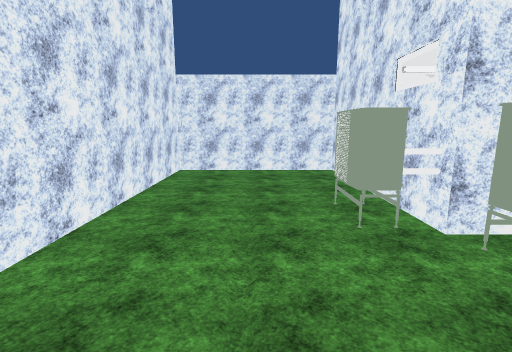
view 1 (above)

12 first-person views from a walk through a scene from a Unity 3-D project. The camera is 1.4 m above the floor, tilts 10° down and sees 85° across. Doors are open. The floor is counted in squares, 1 m on a side. Each view is taken from the middle of a square. On the plan, view 1 faces up. The plan holds only what a view shows up to about 14 squares ahead; the rest is blank. The place goes on beyond the plan. Some surface patterns are stand-ins.

view 2
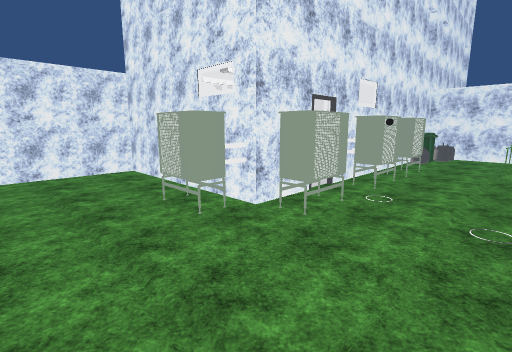

view 3
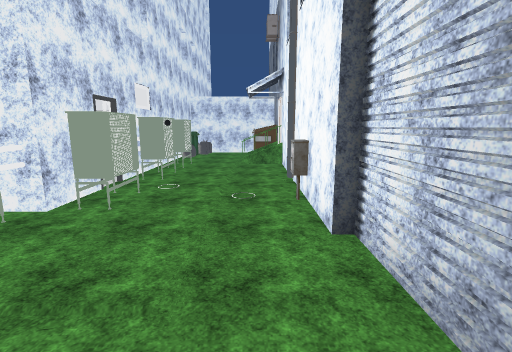

view 4
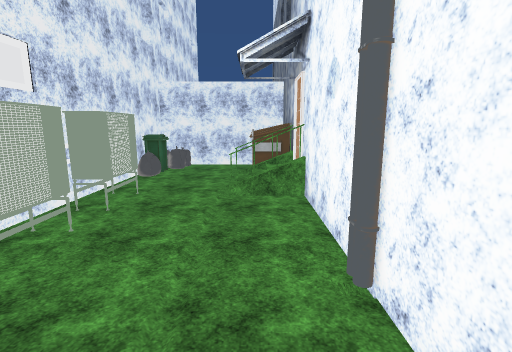

view 5
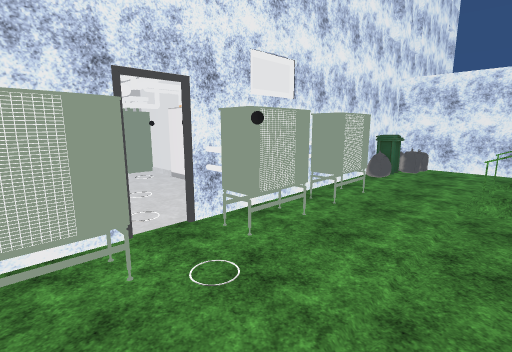

view 6
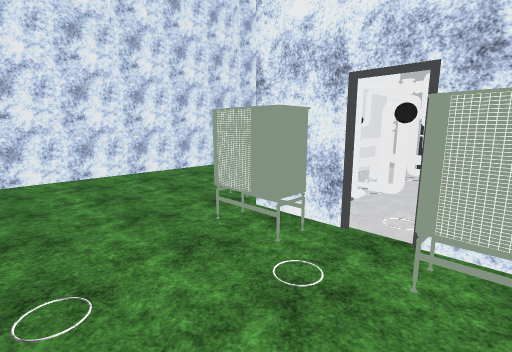

view 7
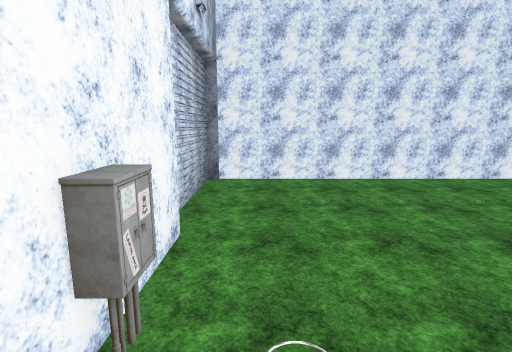

view 8
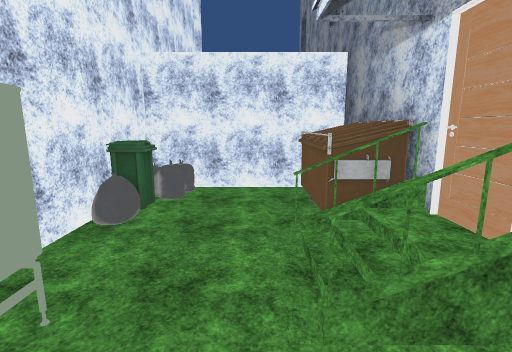

view 9
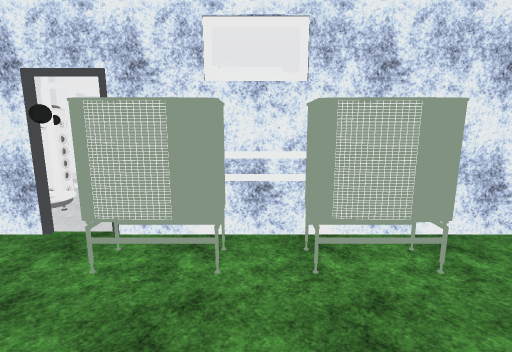

view 10
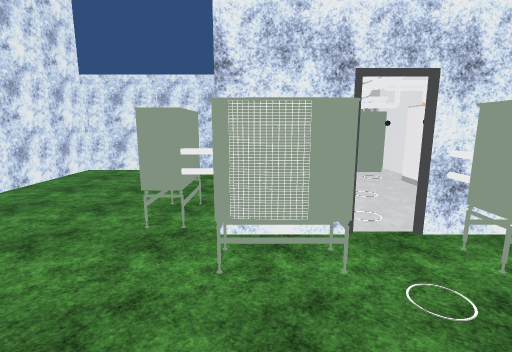

view 11
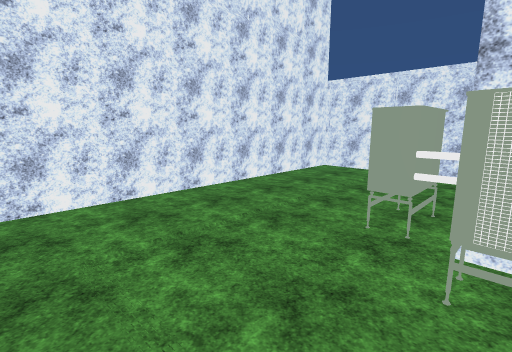

view 12
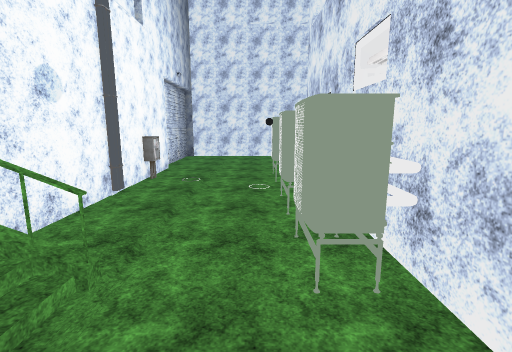

### Floor plan
Points are (right, up) in squares from view 1. A wall is a line through its corners. A room is listed if a view was taken in it or the views show most of it. See-through windows are left out.
Room 1 (views 1, 2, 3, 4, 5, 6, 7, 8, 9, 10, 11, 12)
walls: (5.5, 3.5) (5, 3.5); (3.1, -0.7) (3.7, -0.7); (2.5, 9.2) (-2.5, 9.2) (-2.5, -1.3) (1.5, -1.3); (1.5, -1) (13.5, -1) (13.5, 3.5) (7.9, 3.5); (8.6, -1.1) (8.6, 0.6); (10.3, 0.1) (12.5, 0.1); (12.2, 2.8) (11.7, 2.9) (11.7, 3.5); (11, -0.9) (11, 0.2); (12.5, 2.6) (12.1, 2.9) (11.7, 2.9); (11.4, -0.9) (11.4, 0.2); (11.7, -1) (11.7, 0.1); (11.9, -0.9) (11.9, 0.2); (12.3, -1) (12.3, 0.1)
low walls: (12.4, 2.4) (12.2, 2.8)
objects: other object (1, 4) to (2, 5); other object (3, 3) to (4, 3); other object (3, 4) to (4, 5); other object (3, 6) to (4, 8); other object (3, 7); other object (4, 4); other object (5, 3) to (7, 3); other object (6, 4); other object (6, 8) to (6, 9); other object (7, 4) to (7, 5); other object (7, 7); other object (7, 8); other object (8, 3) to (9, 3)

Positions as (right, up) in squares from view 1, and headings:
1: (0, 0), facing up
2: (-1, 0), facing up-right
3: (-2, 0), facing right
4: (3, 0), facing right
5: (3, 0), facing up-right
6: (6, 0), facing up-left
7: (5, 0), facing left
8: (7, 1), facing right
9: (7, 0), facing up
10: (3, 0), facing up
11: (3, 0), facing up-left
12: (11, 2), facing left
